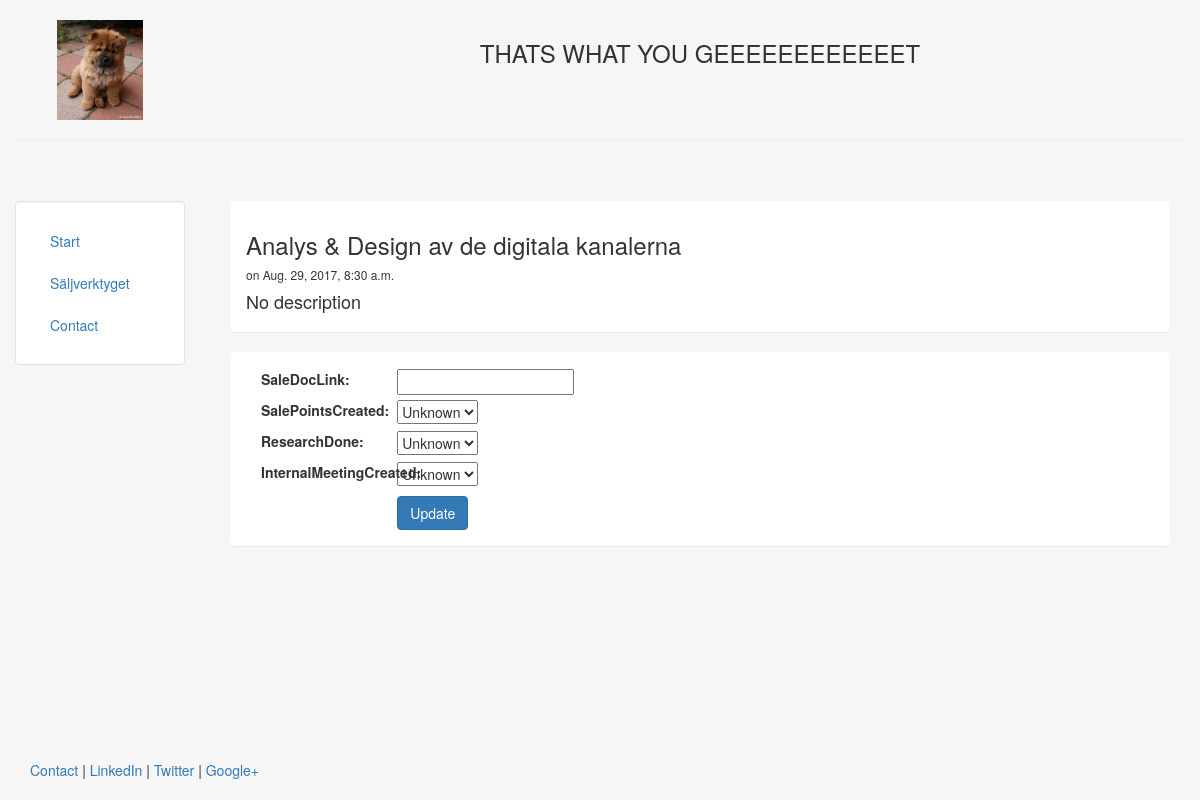
/sales_tool/34/, run on the app's committed database.
### sales_tool/models.py (models this page shows, shortened)
class Event(models.Model):
    title = models.CharField(max_length=140)
    body = models.TextField(blank=True, null=True)
    date = models.DateTimeField()
    uniqueTempKey = models.CharField(max_length=200, default='myNull')
    saleDocLink = models.URLField(blank=True, null=True)
    salePointsCreated = models.NullBooleanField()
    researchDone = models.NullBooleanField()
    internalMeetingCreated = models.NullBooleanField()

### sales_tool/views.py (the view)
# urls.py: url(r'^(?P<pk>\d+)/$', views.EventUpdate.as_view(), name='add')
class EventUpdate(UpdateView):
    model = Event
    fields = ['saleDocLink','salePointsCreated','researchDone','internalMeetingCreated']

### sales_tool/templates/sales_tool/event_form.html (shortened to what this page needs)
{% extends "personal/header.html" %}
{% block content %}
<div class="panel panel-heading">
<h3>{{event.title}}</h3>
<h6>on {{event.date}}</h6>
<h4>{{event.body|safe|linebreaks}}</h4>
</div>
<div class="panel panel-body">
<form method='POST' action=''>{% csrf_token %}
{% for field in form %}
	<div class="form-Group">
		<div class="col-sm-offset-2 col-sm-10">
		</div>
		<label class="control-label col-sm-2">{{ field.label_tag }}</label>
		<div class="col-sm10">{{ field }}</div>
	</div>
{% endfor %}
<button type='submit' class="btn btn-primary" style="margin-top: 10px"/>Update</button>
</form>
</div>
{% endblock %}

### personal/templates/personal/header.html (style rules this page uses)
html, body { height:100% }

### data on the page
Event: title "Analys & Design av de digitala kanalerna", date "Aug. 29, 2017, 8:30 a.m.", body "No description", form "Unknown" "Unknown" "Unknown"

### other printed values
{{ field.label_tag }} "SaleDocLink:" "SalePointsCreated:" "ResearchDone:" "InternalMeetingCreated:"
